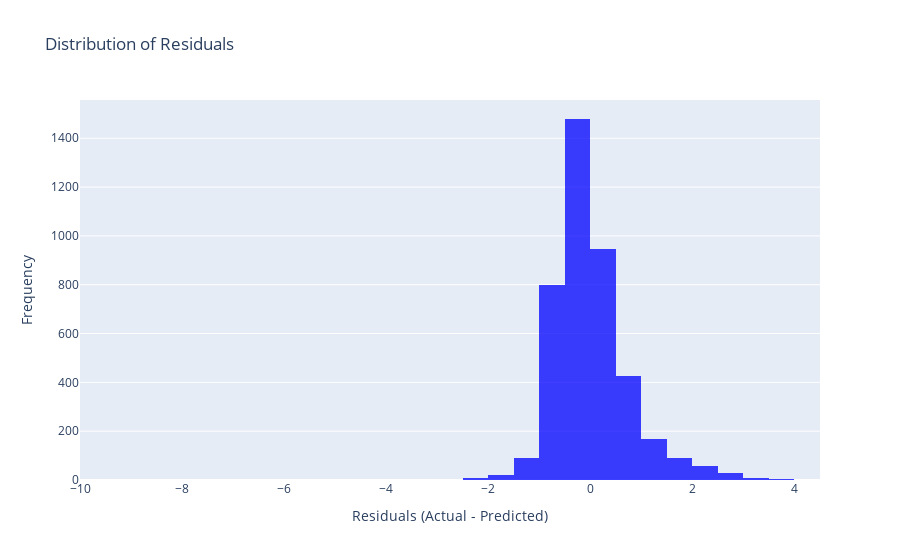

Notebook code cell kept with this figure:
### Code cell
residuals = y_test - y_pred

fig = go.Figure()
fig.add_trace(go.Histogram(x = residuals,
                           nbinsx = 50, 
                           marker_color = "blue",
                           opacity = 0.75))
fig.update_layout(title = "Distribution of Residuals",
                  xaxis_title = "Residuals (Actual - Predicted)",
                  yaxis_title = "Frequency")
fig.show()

### Figure 1 — Plotly figure (JSON) as saved in the notebook; plotly's stock layout.template omitted (floating-point values rounded to 4 significant figures; data arrays with more than 128 entries replaced by an {"elided": "..."} marker saying what was removed)
{"data": [{"marker": {"color": "blue"}, "nbinsx": 50, "opacity": 0.75, "type": "histogram", "x": {"elided": "4128 float values"}}], "layout": {"title": {"text": "Distribution of Residuals"}, "xaxis": {"title": {"text": "Residuals (Actual - Predicted)"}}, "yaxis": {"title": {"text": "Frequency"}}}}
